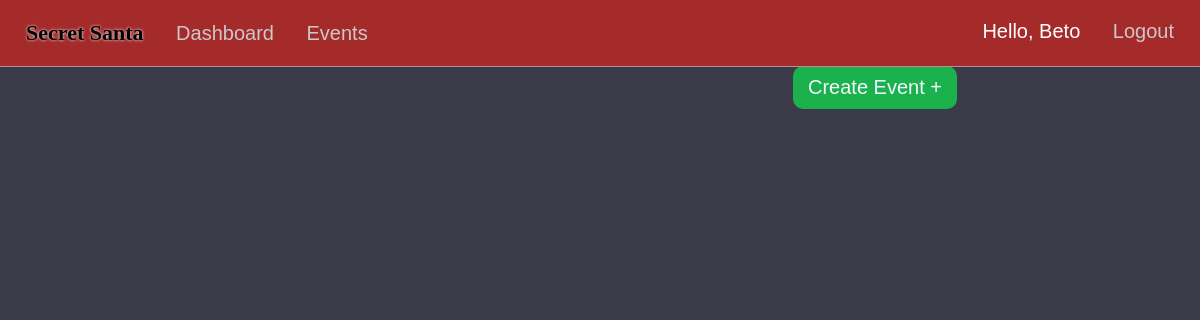
/events (signed in), run on an earlier commit of the app's database.
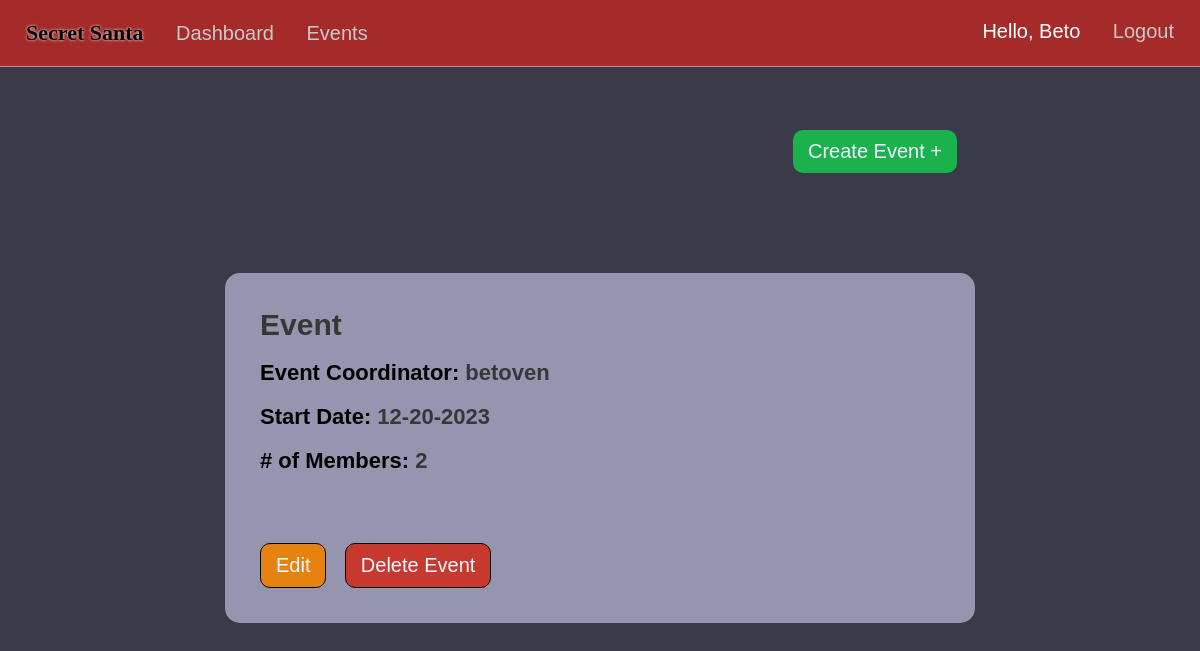
And on a later commit of the database.
### market/models.py (models this page shows, shortened)
class User(db.Model, UserMixin):
    id = db.Column(db.Integer(), primary_key=True)
    username = db.Column(db.String(length=30), nullable=False, unique=True)
    first_name = db.Column(db.String(length=50), nullable=False)
    last_name = db.Column(db.String(length=50), nullable=False)
    email_address = db.Column(db.String(length=50), nullable=False, unique=True)
    password_hash = db.Column(db.String(length=60), nullable=False)
    items = db.relationship('Item', backref='owned_user', lazy=True)
    events = db.relationship('Event', backref='coordinator', lazy=True)
    events_attending = db.relationship('EventMembers', backref='attendees', lazy=True, overlaps="event_members")
    @property
    def password(self):
        return self.password_hash

class Event(db.Model):
    event_id = db.Column(db.Integer(), primary_key=True)
    coordinator_id = db.Column(db.Integer(), db.ForeignKey('user.id'), nullable=False)
    event_name = db.Column(db.String(length=75), nullable=False, unique=True)
    event_date = db.Column(db.Date())
    attendees = db.relationship('EventMembers', backref='attended_events', lazy=True)

### market/routes.py (the view)
@app.route("/events")
@login_required
def events_page():
    events=Event.query.all()
    return render_template('events.html', events=events)

### market/models.py (called while the page is built)
@login_manager.user_loader
def load_user(user_id):
    return User.query.get(int(user_id))

### market/templates/events.html (shortened to what this page needs)
{% extends 'base.html' %}
  {% block style %}
  <link rel= "stylesheet" type= "text/css" href= "{{ url_for('static',filename='styles/events.css') }}">
  {% endblock %}
  {% block content %}
  <center>
    {% if events %}
    <div class="create-div">
      <a href="{{url_for('create_event')}}"><button class="create-btn">Create Event +</button></a>
      {% for event in events %}
      <div class="event">
        <div class="titles-div">
          <h1 class="e-title"><span class="event-info event-info-title">{{event.event_name}}</span></h1>
          <h1 class="event-title e-title">Event Coordinator: <span class="event-info">{{event.coordinator.username}}</span></h1>
          <h1 class="event-title e-title">Start Date: <span class="event-info">{{event.event_date.strftime('%m-%d-%Y')}}</span></h1>
          <h1 class="event-title e-title"># of Members: <span class="event-info">{{ event.attendees|length }}</span></h1>
        </div>
        <div class="buttons">
          {% if current_user.is_authenticated and current_user.id == event.coordinator.id %}
            <a href="{{ url_for('event_info', event_id=event.event_id) }}"><button class="edit-btn">Edit</button></a>
            <a href="{{ url_for('delete_event', event_id=event.event_id) }}"><button class="delete-btn">Delete Event</button></a>
            {% else %}
              <a href="{{ url_for('event_info', event_id=event.event_id) }}"><button class="info-btn">Info</button></a>
              <a href="{{ url_for('request_event', event_id=event.event_id, member_id=current_user.id) }}"><button class="request-btn">Request</button></a>
          {% endif %}
        </div>
      </div>
      {% endfor %}
    </div>
    {% else %}
    <a href="{{url_for('create_event')}}"><button class="create-btn">Create Event +</button></a>
    {% endif %}
  </center>
  {% endblock %}

### market/templates/base.html (shortened to what this page needs)
<!DOCTYPE html>
<html lang="en">
<head>
  <link rel= "stylesheet" type= "text/css" href= "{{ url_for('static',filename='styles/main.css') }}">
  {% block style %}
  {% endblock %}
</head>
<body>
  <nav>
    <ul class="top-left-nav">
      <a href="{{ url_for('home_page') }}" ><li class="li-title">
        Secret Santa
      </li></a>
    {% if current_user.is_authenticated %}
      <li>
        <a href="{{ url_for('dashboard_page') }}" class="nav-item">Dashboard</a>
      </li>
      <li>
        <a href="{{ url_for('events_page') }}" class="nav-item">Events</a>
      </li>
    {% endif %}
    </ul>
    {% if current_user.is_authenticated %}
    <ul class="top-right-nav">
      <li>
        <p class="nav-name">Hello, {{ current_user.first_name.title() }} </p>
      </li>
      <li>
        <a class="nav-item" href="{{ url_for('logout_page') }}">Logout</a>
      </li>
    </ul>
    {% endif %}
  </nav>
  {% block content %}
  {% endblock %}
</body>
</html>

### market/static/styles/main.css (style rules this page uses)
* { margin: 0px; box-sizing: border-box; }
body { margin-top: 66px; font-family: Arial, Helvetica, sans-serif; background-color: rgb(58, 58, 73); color: white; padding: 0px 10px; padding-bottom: 80px; }
nav { display: flex; justify-content: space-between; background-color: brown; padding: 20px 20px; position: fixed; right: 0px; left: 0px; top:0px; z-index: 1000; color: black; font-family:'Gill Sans', 'Gill Sans MT', Calibri, 'Trebuchet MS', sans-serif; font-size: 20px; border-bottom: 1px solid rgba(209, 208, 208, 0.589); }
.li-title { font-weight: bolder; font-size: 22px; font-family: 'Grinched'; text-shadow: 0px 0px 3px white; }
.top-left-nav { list-style: none; padding: 0px; display: inline-block; }
.top-left-nav li,.top-right-nav li { display: inline-block; margin-right: 6px; margin-left: 6px; }
.top-right-nav { list-style: none; padding: 0px; display: inline-block; }
.nav-item { text-decoration: none; color: rgb(202, 201, 201); margin-left: 15px; }
.nav-name { text-decoration: none; color: rgb(255, 255, 255); }
a { text-decoration: none; color: Black; }

### market/static/styles/events.css (style rules this page uses)
body { padding-left: 0px; padding-right:0px; }
.event { background-color: rgb(149, 149, 175); min-height: 350px; max-width: 750px; margin-top: 100px; border-radius: 15px; text-align: left; padding:35px; font-size: 12px; display: flex; flex-direction:column; justify-content:space-between; margin-left: 10px; margin-right: 10px; }
.event-title { margin-top: 18px; }
.event-info-title { font-size: 30px; }
.e-title { font-size: 22px; color: rgb(0, 0, 0); font-family: 'Gill Sans', 'Gill Sans MT', Calibri, 'Trebuchet MS', sans-serif; }
.titles-div { display: inline-block; }
.event-info { color: rgb(56, 55, 55); }
.delete-btn { cursor: pointer; background-color: rgb(199, 57, 47); border: none; color: aliceblue; padding: 10px 15px; border-radius: 10px; font-size: 20px; font-family: 'Gill Sans', 'Gill Sans MT', Calibri, 'Trebuchet MS', sans-serif; border:1px solid black; }
.create-div { margin-top: 130px; }
.create-btn { cursor: pointer; background-color: rgb(27, 177, 77); border: none; color: aliceblue; padding: 10px 15px; border-radius: 10px; font-size: 20px; margin-left: 550px; font-family: 'Gill Sans', 'Gill Sans MT', Calibri, 'Trebuchet MS', sans-serif; }
.edit-btn { cursor: pointer; background-color: rgb(230, 130, 15); border: none; color: aliceblue; padding: 10px 15px; border-radius: 10px; font-size: 20px; font-family: 'Gill Sans', 'Gill Sans MT', Calibri, 'Trebuchet MS', sans-serif; margin-right: 15px; border:1px solid black; }

What changed in the data, as far as the page shows it:
added Event: event_name "Event", coordinator.username "betoven", event_date "12-20-2023", attendees|length "2"
